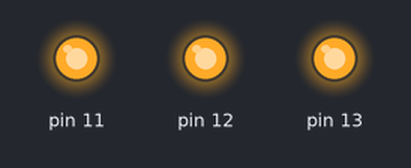
Bench run of a program on a simulated Raspberry Pi (header pin numbers). Parts: output pins drawn as LEDs (lit = HIGH).

Above: at 1.0 s.
At 3.0 s:
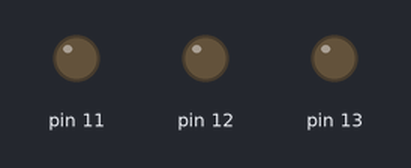
Timing chart, 0 to 5.2 s (numbered marks = the images above):
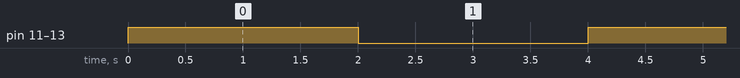

The program:

LedInTwotimes4.py
```python
import RPi.GPIO as GPIO
import time

x = 0

while x < 1:

	# to use Raspberry Pi board pin numbers
	GPIO.setmode(GPIO.BOARD)
	# set up GPIO output channel
	GPIO.setup(13, GPIO.OUT)
	GPIO.setup(12, GPIO.OUT)
	GPIO.setup(11, GPIO.OUT)
	# blinking function
	GPIO.output(13, GPIO.HIGH)
	GPIO.output(12,GPIO.HIGH)
	GPIO.output(11,GPIO.HIGH)

	time.sleep(2)
	GPIO.output(13,GPIO.LOW)
	GPIO.output(12,GPIO.LOW)
	GPIO.output(11,GPIO.LOW)
	time.sleep(2)

if KeyboardInterrupt:         #Si el usuario pulsa CONTROL+C entonces...
                           #Detenemos el servo
    GPIO.cleanup()
```

Measured:
- by itself, pin 11–13: alternates HIGH for 2.0 s and LOW for 2.0 s
